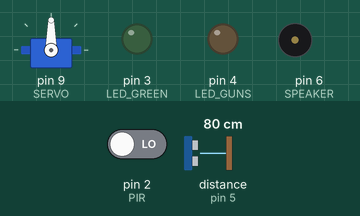
This sketch was run on a simulated Arduino Uno, built for the host (arithmetic inside an expression is 32-bit, double 64-bit). On the bench: servo, output pins drawn as LEDs (lit = HIGH), buzzer (waves = sounding, pin HIGH). Wiring (inferred from the names in the program): ultrasonic range finder: trigger pin 5; echo pin 5. Inputs (shaded band) come from the test bench; at power-on: pin 2 (PIR) LOW, distance to the obstacle (sensor on pin 5) 80 cm. The echo pulse lasts 58.3 µs per cm; what the sketch prints to the serial monitor is not drawn.

Above: at 11.7 s.
11.8 s: pin 2 (PIR) driven HIGH
At 11.95 s:
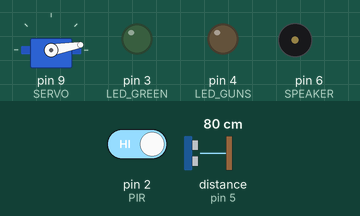
14.8 s: distance to the obstacle (sensor on pin 5) set to 126 cm
At 17.4 s:
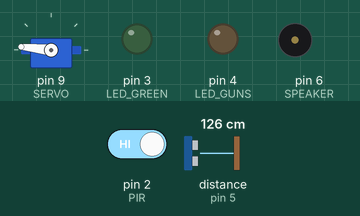
17.8 s: distance to the obstacle (sensor on pin 5) set to 133 cm
20.0 s: distance to the obstacle (sensor on pin 5) set to 2 cm
At 21.04 s:
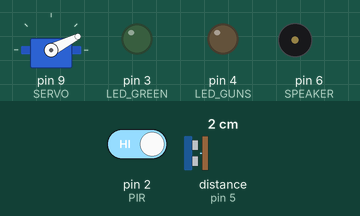
Timing chart, 0 to 24.0 s (numbered marks = the images above; inputs shaded):
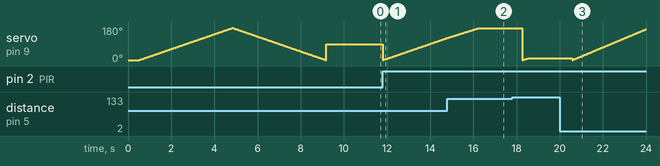

The sketch:

Sentry.ino
```cpp
#include <Servo.h>

Servo servo;

//  ---PIN LOCATIONS---
const int PIR = 2;
const int LED_RED = 2;
const int LED_GREEN = 3;
const int LED_GUNS = 4;
const int PING = 5;
const int SPEAKER = 6;
const int BUTTON_RESET = 7;
const int SERVO = 9;
//  -------------------

//  ---MOVEMENT AND DETECTION CONSTANTS---

const int VALUE_TOLERANCE = 50;
const int RANGE_TOLERANCE = 10;

const int ROTATION_DELAY = 20;

const int TOLERANCE_CM = 5;
const int TOLERANCE_DEGREES = 10;

const int TIME_BETWEEN_SHOTS = 75; // in milliseconds
const int GUN_FREQUENCY = 75;

//  --------------------------------------

int distances[170];

byte currentPosition;

boolean direction = true; // True = right
boolean alert = false;

String temp = "";

//bool check() { // returns true if distance is normal
//  Serial.print("Checking distance... ");
//  boolean normal = abs(distance[currentDirection] - getDistance()) < 5;
//  if(normal) Serial.println("normal.");
//  else Serial.println("alarm! Flagging state!");
//  return normal;
//}

void wait(long time) {
  long start = millis();
  while(millis() - start < time);
}

//void rotate(int degree) {
//  Serial.print("Rotating "); Serial.print(degree); Serial.print(" degrees in "); Serial.print(ROTATION_CONSTANT * abs(degree) / 360); Serial.println(" milliseconds");
//  currentDirection += degree / 10;
//  setServo(100 * abs(degree) / degree);
//  wait(ROTATION_CONSTANT * abs(degree) / 360);
//  setServo(0);
//}

void set(int pos) {
  servo.write(pos + 5);
  currentPosition = pos;
}

int getDistance() {
  pinMode(PING, OUTPUT);
  digitalWrite(PING, LOW);
  delayMicroseconds(2);
  digitalWrite(PING, HIGH);
  delayMicroseconds(5);
  digitalWrite(PING, LOW);
  pinMode(PING, INPUT);
  int distance = pulseIn(PING, HIGH) / 58;//  Converts pulse duration in microseconds to centimeters
  return distance;
}

int getMotion() {
  if(digitalRead(PIR) == HIGH) return true;
  return false;
}

boolean locate() {
  Serial.print("Detected motion! Searching...");
  set(0);
  int flag = 0;
  for(int i = 0; i < 170; i++) {
    set(i);
    delay(ROTATION_DELAY);
    int difference = getDistance() - distances[i];
    if(difference > VALUE_TOLERANCE) flag++;
    else flag /= 2;
    if(flag > RANGE_TOLERANCE) {
      Serial.print(" FOUND DISTURBANCE AT POSITION ");
      Serial.print(currentPosition);
      Serial.println(": Tracking in progress!");
      return true;
    }
  }
  Serial.println("found nothing. Resetting!");
  return false;
}

void mapEnvironment() {
  Serial.println("Mapping environment... ");
  int tempMap[170];
  int error;
  set(-1);
  delay(500);
  for (int i = 0; i <= 170; i++) {
    set(i);
    delay(ROTATION_DELAY);
    tempMap[i] = getDistance();
  }
  for (int i = 170; i >= 0; i--) {
    set(i);
    delay(ROTATION_DELAY);
    distances[i] = getDistance();
  }
  set(85);
  Serial.print("done! Error: ");
  for (int i = 0; i < 170; i++) {
    int e = distances[i] - tempMap[i];
    error += abs(e);
    distances[i] = (distances[i] + tempMap[i]) / 2;
  }
  Serial.println(error);
  Serial.print("Read 1: ");
  Serial.print(distances[0]);
  for(int i = 1; i < 170; i++) {
    Serial.print(",");
    if(distances[i] < 100) Serial.print(0);
    Serial.print(distances[i]);
  }
  Serial.println("");
  Serial.print("Read 2: ");
  Serial.print(tempMap[0]);
  for(int i = 1; i < 170; i++) {
    Serial.print(",");
    if(tempMap[i] < 100) Serial.print(0);
    Serial.print(tempMap[i]);
  }
  Serial.println("");
}

void attack() {
  Serial.println("Unauthorized entity detected: Attacking!");
  bool continuePursuit = true;
  int pursuingDirection = 1;
  long start = millis();
  long now = millis();
  digitalWrite(LED_RED, HIGH);
  while(continuePursuit) {
    if(now - start >= TIME_BETWEEN_SHOTS / 2) {
      start = millis();
      if(digitalRead(LED_GUNS) == HIGH) digitalWrite(LED_GUNS, LOW);
      else {
        digitalWrite(LED_GUNS, HIGH);
        tone(SPEAKER, GUN_FREQUENCY, 10);
      }
    }
    Serial.println("1");
    now = millis();
  }
  digitalWrite(LED_RED, LOW);
}

void updateLEDS(String LED) {

}

void setup() {
  Serial.begin(9600);
  pinMode(LED_RED, OUTPUT);
  pinMode(LED_GREEN, OUTPUT);
  pinMode(LED_GUNS, OUTPUT);
  pinMode(SPEAKER, OUTPUT);
  pinMode(BUTTON_RESET, INPUT);
  pinMode(PIR, INPUT);
  //attack();
  servo.attach(SERVO);
  mapEnvironment();
}

void loop() {
  if (getMotion()) {
    locate();
    delay(2000);
    //track();
  }
  /*
  int flagCount = 0;
   long ledControl = millis();
   while(true){ // loop starts at position 0
   for(int i = 0; i < 31; i += 5) {
   Serial.print("Checking position "); Serial.println(i); Serial.print("Flag count is "); Serial.println(flagCount);
   goTo(i);
   if(flagCount >= 3) {
   flagCount = 0;
   attack();
   }
   if(!check()) flagCount++;
   else if(flagCount > 0) flagCount--;
   }
   for(int i = 30; i >= 0; i -= 5) {
   Serial.print("Checking position "); Serial.println(i); Serial.print("Flag count is "); Serial.println(flagCount);
   goTo(i);
   if(flagCount >= 3) {
   flagCount = 0;
   attack();
   }
   if(!check()) flagCount++;
   else if(flagCount > 0) flagCount--;
   }
   }
   */
}
```
